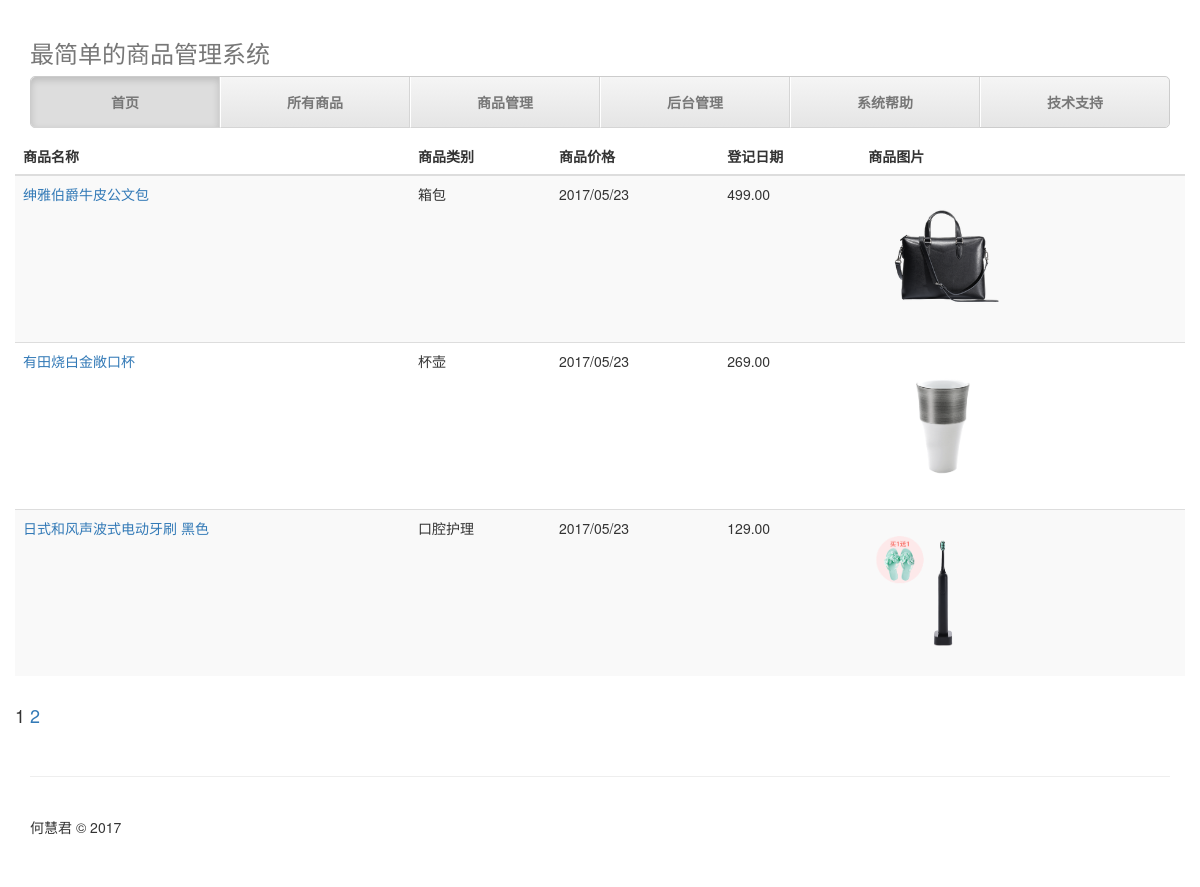
The page /list/ on the database as committed earlier.
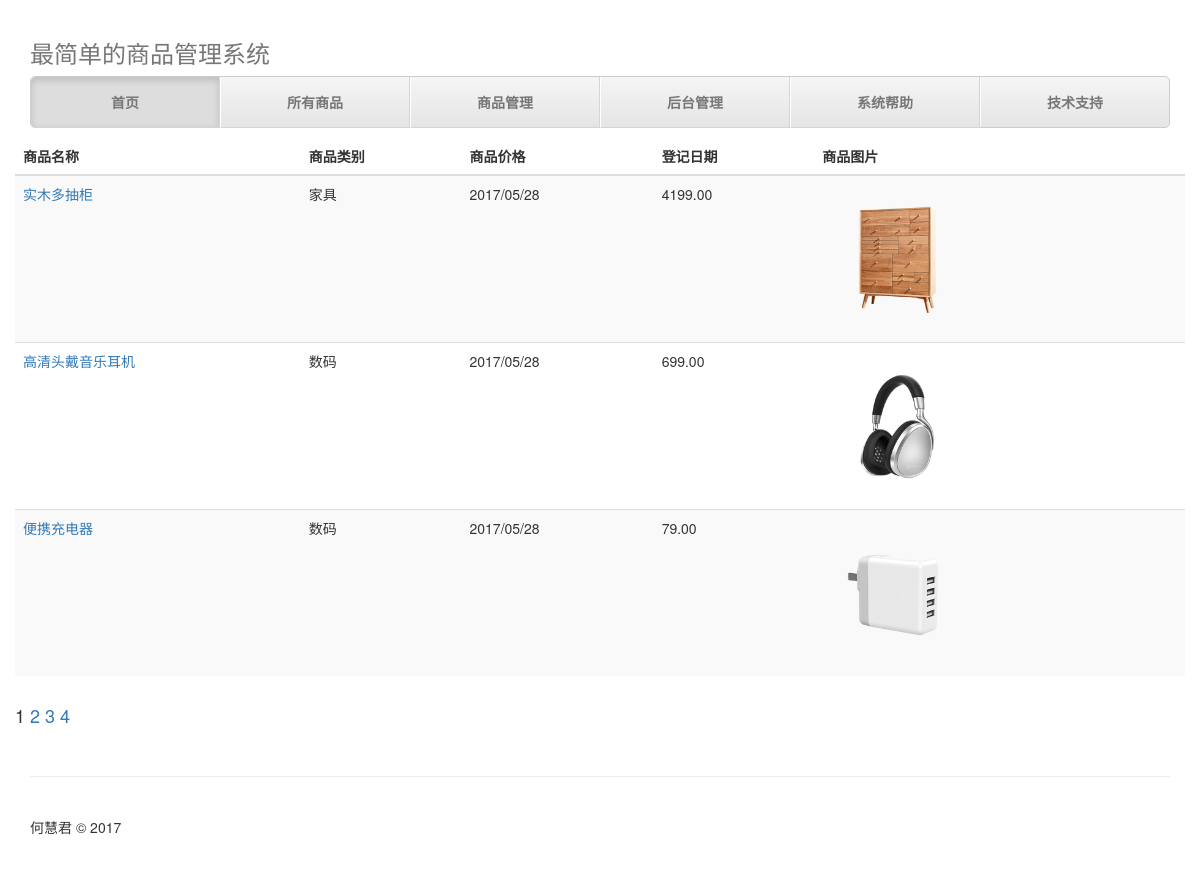
The same page on the database as committed later.
### commodity/models.py (models this page shows, shortened)
class Commondity(models.Model):
    CommodityName = models.CharField('商品名称', max_length=100)
    CommodityCategory = models.CharField('商品类别', max_length=50, blank=True)
    CommodityPrice = models.DecimalField('商品价格', max_digits=11, decimal_places=2)
    CommondityImage = models.ImageField('商品图片', upload_to='static/upload/', default='static/image/no-img.jpg')
    CommodityDateTime = models.DateTimeField('登记日期', auto_now_add=True)
    CommodityContent = models.TextField('商品说明', blank=True, null=True)
    CommondityContactMobile = models.CharField('联系电话', max_length=11, blank=True, null=True)
    class Meta:
        verbose_name = '商品' #给模型起个更好听的名字，这儿相当于进行了汉化。
        verbose_name_plural = '所有商品'
        ordering = ['-CommodityDateTime']

### commodity/views.py (the view)
# urls.py: url(r'^list/$',views.list),
def list(request):#系统默认的Paginator
    limit = 3  # 每页显示的记录数
    post_list = Commondity.objects.all()#获取全部对象
    paginator = Paginator(post_list, limit)  # 实例化一个分页对象
    page = request.GET.get('page')  # 获取页码
    try:
        post_list = paginator.page(page)  # 获取某页对应的记录
    except PageNotAnInteger:  # 如果页码不是个整数
        post_list = paginator.page(1)  # 取第一页的记录
    except EmptyPage:  # 如果页码太大，没有相应的记录
        post_list = paginator.page(paginator.num_pages)  # 取最后一页的记录
    return render(request,'list.html', {'post_list': post_list})

### commodity/templates/list.html (shortened to what this page needs)
{% extends "base.html" %}
{% block content %}
    <div class="table-responsive">
            <table class="table table-striped">
              <thead>
                <tr>
                  <th>商品名称</th>
                  <th>商品类别</th>
                  <th>商品价格</th>
                  <th>登记日期</th>
                  <th>商品图片</th>
                </tr>
              </thead>
              <tbody class="table-hover">
                  {% for post in post_list %}
                <tr>
                  <td><a href="{% url "detail" id=post.id %}"> {{ post.CommodityName }}</a></td>
                  <td>{{ post.CommodityCategory }}</td>
                  <td>{{ post.CommodityDateTime |date:"Y/m/d"}}</td>
                  <td>{{ post.CommodityPrice }}</td>
                  <td><img src="../{{ post.CommondityImage.url }}" alt="{{ post.CommodityName }}" height="150" width="150"></td>
                </tr>
                {% endfor %}
              </tbody>
            </table>
          </div>
<div float="right">
<h4>
  {% for page_number in post_list.paginator.page_range %}
    {% ifequal page_number  post_list.number %}
      {{ page_number }}
    {% else %}
      <a href="?page={{ page_number }}">{{ page_number }}</a>
    {% endifequal %}
  {% endfor %}
</h4>
</div>
{% endblock %}

### commodity/templates/base.html (shortened to what this page needs)
<!DOCTYPE html>
<html lang="zh-CN">
<head>
    <link href="../static/css/bootstrap.min.css" rel="stylesheet">
    <link href="../static/css/ie10-viewport-bug-workaround.css" rel="stylesheet">
    <link href="../static/css/justified-nav.css" rel="stylesheet">
</head>
<body>
<div class="container">
    <div class="masthead">
        <h3 class="text-muted">最简单的商品管理系统</h3>
        <nav>
            <ul class="nav nav-justified">
                <li class="active"><a href="{% url 'index' %}">首页</a></li>
                <li><a href="/list" >所有商品</a></li>
                <li><a href="/admin/commodity/" target="_blank">商品管理</a></li>
                <li><a href="/admin" target="_blank">后台管理</a></li>
                <li><a href="/static/readme.pdf" target="_blank">系统帮助</a></li>
                <li><a href="mailto:he.huijun@gmail.com">技术支持</a></li>
            </ul>
        </nav>
    </div>
    <div class="row">
        {% block content %}
        {% endblock %}
    </div>
    <footer class="footer">
        <p>何慧君 © 2017</p>
    </footer>
</body>
</html>

### static/css/justified-nav.css (style rules this page uses)
body { padding-top: 20px; }
.footer { padding-top: 40px; padding-bottom: 40px; margin-top: 40px; border-top: 1px solid #eee; }
.nav-justified { background-color: #eee; border: 1px solid #ccc; border-radius: 5px; }
.nav-justified > li > a { padding-top: 15px; padding-bottom: 15px; margin-bottom: 0; font-weight: bold; color: #777; text-align: center; background-color: #e5e5e5; background-image: -webkit-gradient(linear, left top, left bottom, from(#f5f5f5), to(#e5e5e5)); background-image: -webkit-linear-gradient(top, #f5f5f5 0%, #e5e5e5 100%); background-image: -o-linear-gradient(top, #f5f5f5 0%, #e5e5e5 100%); background-image: linear-gradient(to bottom, #f5f5f5 0%,#e5e5e5 100%); filter: progid:DXImageTransform.Microsoft.gradient( startColorstr='#f5f5f5', endColorstr='#e5e5e5',GradientType=0 ); background-repeat: repeat-x; border-bottom: 1px solid #d5d5d5; }
.nav-justified > .active > a, .nav-justified > .active > a:hover, .nav-justified > .active > a:focus { background-color: #ddd; background-image: none; -webkit-box-shadow: inset 0 3px 7px rgba(0,0,0,.15); box-shadow: inset 0 3px 7px rgba(0,0,0,.15); }
.nav-justified > li:first-child > a { border-radius: 5px 5px 0 0; }
.nav-justified > li:last-child > a { border-bottom: 0; border-radius: 0 0 5px 5px; }
@media (min-width: 768px) { .nav-justified { max-height: 52px; } }
@media (min-width: 768px) { .nav-justified > li > a { border-right: 1px solid #d5d5d5; border-left: 1px solid #fff; } }
@media (min-width: 768px) { .nav-justified > li:first-child > a { border-left: 0; border-radius: 5px 0 0 5px; } }
@media (min-width: 768px) { .nav-justified > li:last-child > a { border-right: 0; border-radius: 0 5px 5px 0; } }
@media screen and (min-width: 768px) { .masthead, .marketing, .footer { padding-right: 0; padding-left: 0; } }

Rows that differ between the two databases and show on the page:
no longer on this page (row unchanged): Commondity: CommodityName "绅雅伯爵牛皮公文包", CommodityCategory "箱包", CommodityDateTime "2017/05/23", CommodityPrice "499.00", CommondityImage (picture)
no longer on this page (row unchanged): Commondity: CommodityName "有田烧白金敞口杯", CommodityCategory "杯壶", CommodityDateTime "2017/05/23", CommodityPrice "269.00", CommondityImage (picture)
no longer on this page (row unchanged): Commondity: CommodityName "日式和风声波式电动牙刷 黑色", CommodityCategory "口腔护理", CommodityDateTime "2017/05/23", CommodityPrice "129.00", CommondityImage (picture)
added Commondity: CommodityName "实木多抽柜", CommodityCategory "家具", CommodityDateTime "2017/05/28", CommodityPrice "4199.00", CommondityImage (picture)
added Commondity: CommodityName "高清头戴音乐耳机", CommodityCategory "数码", CommodityDateTime "2017/05/28", CommodityPrice "699.00", CommondityImage (picture)
added Commondity: CommodityName "便携充电器", CommodityCategory "数码", CommodityDateTime "2017/05/28", CommodityPrice "79.00", CommondityImage (picture)
Other text that changed with them:
new list line: "3"
new list line: "4"
